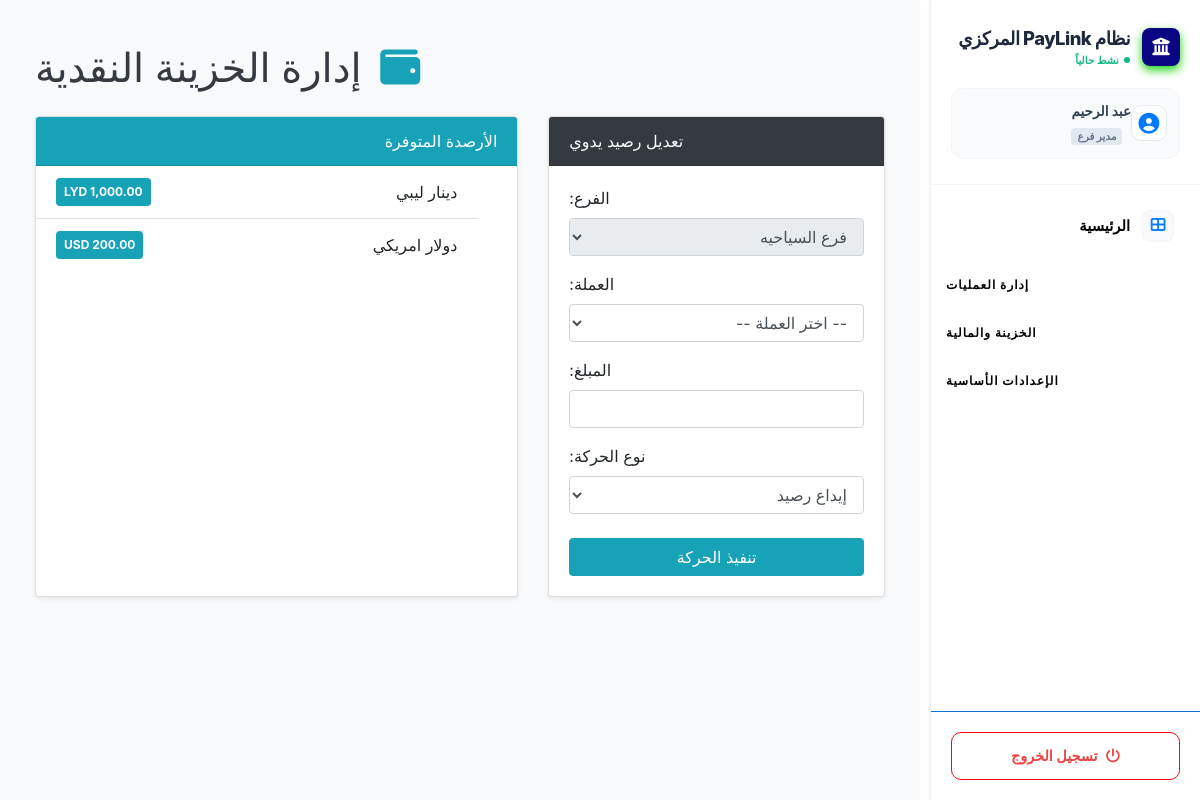
/treasury_adjustment.php (signed in), run on the app's committed database.
### tables this page shows
CREATE TABLE `treasury_balances` (
  `id` int(11) NOT NULL,
  `branch_id` int(11) NOT NULL,
  `currency_id` int(11) NOT NULL,
  `current_balance` decimal(18,4) NOT NULL DEFAULT 0.0000,
  `last_updated` datetime NOT NULL
);

CREATE TABLE `currencies` (
  `id` int(11) NOT NULL,
  `currency_code` varchar(10) NOT NULL,
  `currency_name` varchar(100) NOT NULL,
  `currency_name_ar` varchar(100) NOT NULL,
  `symbol` varchar(10) DEFAULT NULL,
  `is_base_currency` tinyint(1) DEFAULT 0,
  `is_active` tinyint(1) DEFAULT 1,
  `created_at` timestamp NOT NULL DEFAULT current_timestamp(),
  `is_base` tinyint(1) NOT NULL DEFAULT 0
);

### treasury_adjustment.php (the view, shortened to what this page needs)
<?php
include_once 'functions.php';
$user_role = $_SESSION['user_role'] ?? 'موظف';
$current_branch_id = $_SESSION['branch_id'] ?? 0;
$is_admin = (trim($user_role) === 'مدير عام');
$branches_sql = "SELECT id, name FROM branches WHERE is_active = 1";
if (!$is_admin && $current_branch_id > 0) {
    $branches_sql .= " AND id = $current_branch_id";
}
$branches_result = $conn->query($branches_sql . " ORDER BY name ASC");
$branches_data = $branches_result ? $branches_result->fetch_all(MYSQLI_ASSOC) : [];
$display_branch_id = $is_admin ? (intval($_POST['view_branch_id'] ?? $_GET['branch_id'] ?? ($branches_data[0]['id'] ?? 0))) : $current_branch_id;
if ($display_branch_id > 0) {
    $bal_sql = "SELECT tb.current_balance, c.currency_code, c.currency_name_ar
                FROM treasury_balances tb
                JOIN currencies c ON tb.currency_id = c.id
                WHERE tb.branch_id = $display_branch_id
                ORDER BY c.currency_code ASC";
    $balances_data_after = $conn->query($bal_sql);
}
include 'header.php';
?>
<link rel="stylesheet" href="assets/css/bootstrap.min.css">
<link rel="stylesheet" href="assets/css/all.min.css">
<div class="container-fluid py-4" dir="rtl">
    <h1 class="text-dark mb-4"><i class="fas fa-wallet text-info ml-2"></i> إدارة الخزينة النقدية</h1>
    <div class="row">
        <div class="col-lg-5 mb-4">
            <div class="card shadow-sm h-100">
                <div class="card-header bg-dark text-white">تعديل رصيد يدوي</div>
                <div class="card-body">
                    <form method="POST">
                        <div class="form-group mb-3">
                            <label>الفرع:</label>
                            <select class="form-control" name="branch_id" required <?php if (!$is_admin) echo 'disabled'; ?>>
                                <?php foreach ($branches_data as $br): ?>
                                    <option value="<?php echo $br['id']; ?>" <?php echo ($br['id'] == $display_branch_id) ? 'selected' : ''; ?>>
                                        <?php echo htmlspecialchars($br['name']); ?>
                                    </option>
                                <?php endforeach; ?>
                            </select>
                        </div>
                        <div class="form-group mb-3">
                            <label>العملة:</label>
                            <select class="form-control" name="currency_id" required>
                                <option value="">-- اختر العملة --</option>
                            </select>
                        </div>
                        <div class="form-group mb-3">
                            <label>المبلغ:</label>
                            <input type="number" step="0.0001" class="form-control" name="amount" required>
                        </div>
                        <div class="form-group mb-4">
                            <label>نوع الحركة:</label>
                            <select class="form-control" name="adjustment_type">
                                <option value="deposit">إيداع رصيد</option>
                            </select>
                        </div>
                        <button type="submit" class="btn btn-info btn-block">تنفيذ الحركة</button>
                    </form>
                </div>
            </div>
        </div>
        <div class="col-lg-7 mb-4">
            <div class="card shadow-sm h-100">
                <div class="card-header bg-info text-white d-flex justify-content-between align-items-center">
                    <span>الأرصدة المتوفرة</span>
                </div>
                <div class="card-body p-0">
                    <ul class="list-group list-group-flush">
                        <?php if (isset($balances_data_after) && $balances_data_after->num_rows > 0): ?>
                            <?php while ($row = $balances_data_after->fetch_assoc()): ?>
                                <li class="list-group-item d-flex justify-content-between align-items-center">
                                    <span><?php echo htmlspecialchars($row['currency_name_ar']); ?></span>
                                    <span class="badge badge-info p-2"><?php echo number_format($row['current_balance'], 2); ?> <?php echo htmlspecialchars($row['currency_code']); ?></span>
                                </li>
                            <?php endwhile; ?>
                        <?php else: ?>
                            <div class="text-center py-5">لا توجد أرصدة لهذا الفرع.</div>
                        <?php endif; ?>
                    </ul>
                </div>
            </div>
        </div>
    </div>
</div>
<?php
include 'footer.php';
?>

### header.php (style rules this page uses)
:root { --light-bg: #f8f9fa; --primary-color: #007bff; }
body { font-family: 'Cairo', sans-serif; background-color: var(--light-bg); margin: 0; padding: 0; text-align: right; direction: rtl; overflow-x: hidden; }

### sidebar.php (style rules this page uses)
:root { --sb-bg: #ffffff90; --sb-accent: #0a0683; --sb-text: #000000; --sb-title: #000000; --sb-hover: #f8fafc; --sb-active-bg: #eff6ff; }

### data on the page
treasury_balances: currency.currency_name_ar "دينار ليبي", current_balance "1,000.00", currency.currency_code "LYD"
treasury_balances: currency.currency_name_ar "دولار امريكي", currency.currency_code "USD"

### other printed values
$display_name "نظام PayLink المركزي"
$user_full_name "عبد الرحيم"
$raw_user_role "مدير فرع"
__('Dashboard') "الرئيسية"
__('System Management') "إدارة العمليات"
__('Financial Management') "الخزينة والمالية"
__('System Settings') "الإعدادات الأساسية"
__('Logout') "تسجيل الخروج"
form field branch_id "فرع السياحيه"
